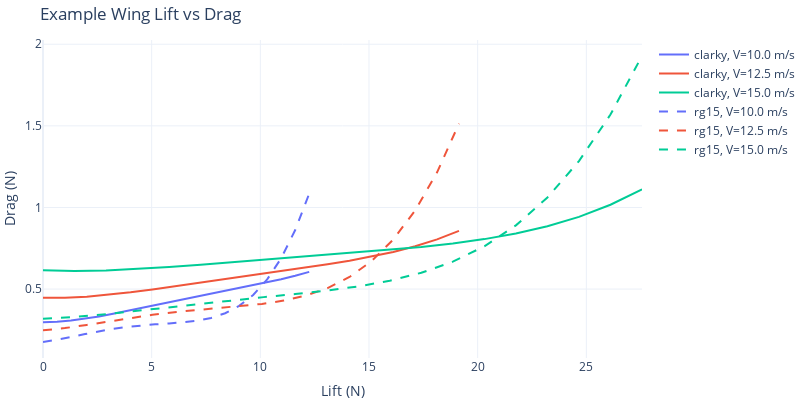

The cell this chart's notebook holds for it:
### Code cell
from acdesign.atmosphere import Atmosphere
import plotly.express as px
import plotly.graph_objects as go

atm = Atmosphere.alt(0)

cls = np.linspace(0, 1, 20)
vs = np.linspace(10, 15, 3)

results = {k: v(atm=atm, v=vs, cl=cls).reset_index() for k, v in wings.items()}

fig = go.Figure()

# print(results)
for iw, (k, result) in enumerate(results.items()):
    for i, v in enumerate(vs):
        df = result.loc[result.fs_v == v]
        fig.add_trace(
            go.Scatter(
                x=df.lift,
                y=df.drag,
                mode="lines",
                name=f"{k}, V={v:.1f} m/s",
                line=dict(
                    dash=["solid", "dash", "dotted"][iw],
                    color=px.colors.qualitative.Plotly[i],
                ),
            )
        )


fig.update_layout(
    template="plotly_white",
    title="Example Wing Lift vs Drag",
    xaxis_title="Lift (N)",
    yaxis_title="Drag (N)",
    margin=dict(l=0, r=0, t=40, b=0),
    width=800, height=400,
)

### Figure 1 — Plotly figure (JSON) as saved in the notebook; plotly's stock layout.template omitted (floating-point values rounded to 4 significant figures)
{"data": [{"line": {"color": "#636EFA", "dash": "solid"}, "mode": "lines", "name": "clarky, V=10.0 m/s", "type": "scatter", "x": [0.0, 0.6447, 1.289, 1.934, 2.579, 3.224, 3.868, 4.513, 5.158, 5.803, 6.447, 7.092, 7.737, 8.381, 9.026, 9.671, 10.32, 10.96, 11.61, 12.25], "y": [0.2975, 0.2997, 0.3071, 0.3183, 0.3325, 0.3488, 0.3663, 0.3846, 0.4032, 0.4215, 0.4395, 0.457, 0.474, 0.4906, 0.507, 0.5238, 0.5413, 0.5603, 0.5814, 0.6055]}, {"line": {"color": "#EF553B", "dash": "solid"}, "mode": "lines", "name": "clarky, V=12.5 m/s", "type": "scatter", "x": [0.0, 1.007, 2.015, 3.022, 4.03, 5.037, 6.044, 7.052, 8.059, 9.066, 10.07, 11.08, 12.09, 13.1, 14.1, 15.11, 16.12, 17.13, 18.13, 19.14], "y": [0.4464, 0.4465, 0.4532, 0.4648, 0.48, 0.4975, 0.5164, 0.5358, 0.5552, 0.5745, 0.5934, 0.6123, 0.6314, 0.6515, 0.6735, 0.6983, 0.7274, 0.7623, 0.8048, 0.857]}, {"line": {"color": "#00CC96", "dash": "solid"}, "mode": "lines", "name": "clarky, V=15.0 m/s", "type": "scatter", "x": [0.0, 1.451, 2.901, 4.352, 5.803, 7.253, 8.704, 10.15, 11.61, 13.06, 14.51, 15.96, 17.41, 18.86, 20.31, 21.76, 23.21, 24.66, 26.11, 27.56], "y": [0.6159, 0.611, 0.6141, 0.6227, 0.6349, 0.6493, 0.6646, 0.68, 0.6952, 0.7101, 0.725, 0.7408, 0.7585, 0.7797, 0.8062, 0.8403, 0.8846, 0.9423, 1.017, 1.111]}, {"line": {"color": "#636EFA", "dash": "dash"}, "mode": "lines", "name": "rg15, V=10.0 m/s", "type": "scatter", "x": [0.0, 0.6447, 1.289, 1.934, 2.579, 3.224, 3.868, 4.513, 5.158, 5.803, 6.447, 7.092, 7.737, 8.381, 9.026, 9.671, 10.32, 10.96, 11.61, 12.25], "y": [0.1753, 0.1888, 0.2061, 0.2245, 0.2419, 0.2569, 0.2688, 0.2776, 0.284, 0.2893, 0.2957, 0.3059, 0.3234, 0.3523, 0.3974, 0.4643, 0.5593, 0.6892, 0.8616, 1.085]}, {"line": {"color": "#EF553B", "dash": "dash"}, "mode": "lines", "name": "rg15, V=12.5 m/s", "type": "scatter", "x": [0.0, 1.007, 2.015, 3.022, 4.03, 5.037, 6.044, 7.052, 8.059, 9.066, 10.07, 11.08, 12.09, 13.1, 14.1, 15.11, 16.12, 17.13, 18.13, 19.14], "y": [0.2472, 0.2611, 0.2805, 0.302, 0.3232, 0.3423, 0.3586, 0.3721, 0.3837, 0.3952, 0.4093, 0.4295, 0.46, 0.5063, 0.5742, 0.6709, 0.804, 0.9823, 1.215, 1.513]}, {"line": {"color": "#00CC96", "dash": "dash"}, "mode": "lines", "name": "rg15, V=15.0 m/s", "type": "scatter", "x": [0.0, 1.451, 2.901, 4.352, 5.803, 7.253, 8.704, 10.15, 11.61, 13.06, 14.51, 15.96, 17.41, 18.86, 20.31, 21.76, 23.21, 24.66, 26.11, 27.56], "y": [0.3189, 0.329, 0.3464, 0.3676, 0.3898, 0.4114, 0.4317, 0.4507, 0.4697, 0.4907, 0.5166, 0.5514, 0.5999, 0.6679, 0.7622, 0.8904, 1.061, 1.284, 1.569, 1.928]}], "layout": {"height": 400, "margin": {"b": 0, "l": 0, "r": 0, "t": 40}, "title": {"text": "Example Wing Lift vs Drag"}, "width": 800, "xaxis": {"title": {"text": "Lift (N)"}}, "yaxis": {"title": {"text": "Drag (N)"}}}}
